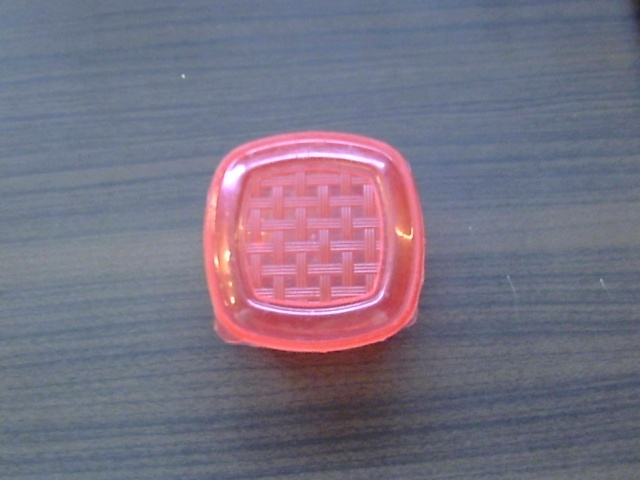
#> input picture cube_detector/dataset/positives_raw/img_002.jpg, 640 x 480 px, found by its file name; its folder holds only this picture in this run
$ python auto_label.py
#> lines starting #> are read from the running program, lines starting #| are printed output that depends on the picture; after the words box and inside, x2 and y2 are one past the last pixel; in counts of white or black regions, pixels touching at a corner belong together
"""
auto_label.py
Auto-generates YOLO bounding box labels using color-based detection.
Best for objects with a distinct color (like your orange charger)
against a fairly consistent background.

Usage:
    python auto_label.py --img_dir dataset/positives_raw
"""
import cv2, os, argparse

def main(img_dir):
#> called with img_dir = 'dataset/positives_raw'
    files = [f for f in os.listdir(img_dir) if f.lower().endswith((".jpg", ".jpeg", ".png"))]
    saved, skipped = 0, 0

    for fname in files:
        path = os.path.join(img_dir, fname)
        img = cv2.imread(path)
#> img is the input picture: shape (480, 640, 3); mean B, G, R 130.5, 113.1, 120
        h, w = img.shape[:2]
#> h = 480; w = 640

        hsv = cv2.cvtColor(img, cv2.COLOR_BGR2HSV)
#> hsv: shape (480, 640, 3); mean H, S, V 118.4, 59.6, 141.3

        # Orange/red range in HSV -- adjust if detection misses your object
        lower1 = (0, 100, 100)
        upper1 = (15, 255, 255)
        lower2 = (165, 100, 100)
        upper2 = (180, 255, 255)

        mask = cv2.inRange(hsv, lower1, upper1) | cv2.inRange(hsv, lower2, upper2)
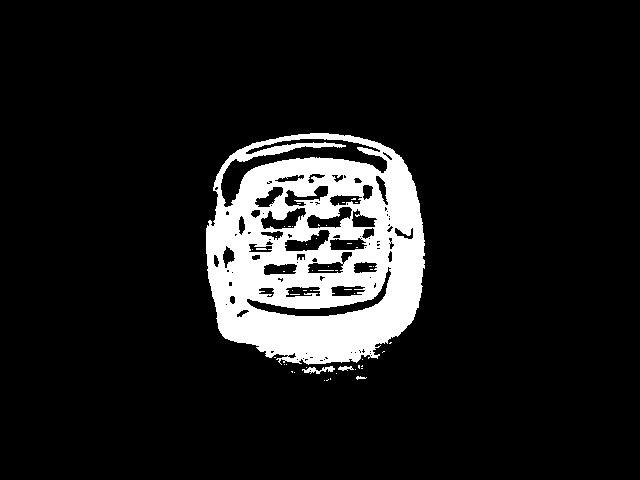
#> mask: shape (480, 640); 10.8% white; 51 white regions (46 under 20 px), largest, box (x1, y1, x2, y2) and area: (206, 133, 425, 365) 32804, (302, 366, 335, 374) 123, (338, 366, 354, 371) 49, (356, 376, 367, 380) 24, (256, 248, 267, 250) 21
        mask = cv2.morphologyEx(mask, cv2.MORPH_CLOSE, (9, 9))
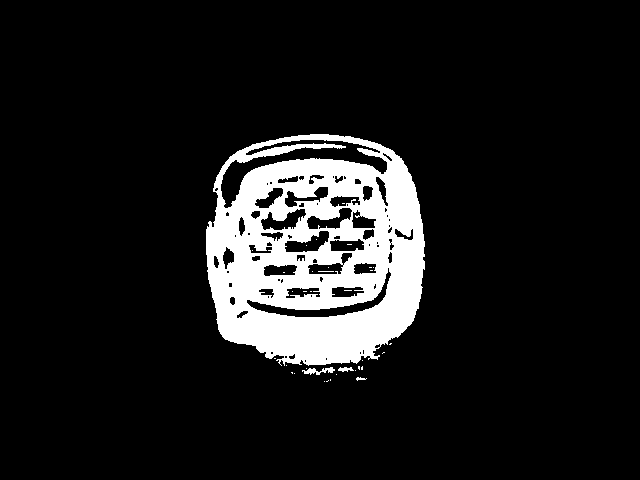
#> mask: shape (480, 640); 10.9% white; 35 white regions (31 under 20 px)

        contours, _ = cv2.findContours(mask, cv2.RETR_EXTERNAL, cv2.CHAIN_APPROX_SIMPLE)
#> contours = 19 contours, 16 with area under 20; largest, box (x1, y1, x2, y2) and area: (206, 134, 425, 366) 42347, (302, 367, 335, 375) 84, (338, 367, 354, 372) 34
        if not contours:
            skipped += 1
            continue

        biggest = max(contours, key=cv2.contourArea)
#> biggest = contour of 401 points, box (x1, y1, x2, y2) (206, 134, 425, 366), area 42347
        if cv2.contourArea(biggest) < 500:  # too small, probably noise
            skipped += 1
            continue

        x, y, bw, bh = cv2.boundingRect(biggest)
#> x = 206; y = 134; bw = 219; bh = 232

        # Convert to YOLO format: class x_center y_center width height (normalized)
        x_center = (x + bw / 2) / w
#> x_center = 0.493
        y_center = (y + bh / 2) / h
#> y_center = 0.521
        norm_w = bw / w
#> norm_w = 0.342
        norm_h = bh / h
#> norm_h = 0.483

        label_path = os.path.join(img_dir, os.path.splitext(fname)[0] + ".txt")
        with open(label_path, "w") as f:
            f.write(f"0 {x_center:.6f} {y_center:.6f} {norm_w:.6f} {norm_h:.6f}\n")

        saved += 1

    print(f"Auto-labeled: {saved}, Skipped (no detection): {skipped}")
    print("IMPORTANT: open these in LabelImg afterward and spot-check / fix boxes before training.")

if __name__ == "__main__":
    p = argparse.ArgumentParser()
    p.add_argument("--img_dir", type=str, default="dataset/positives_raw")
    args = p.parse_args()
    main(args.img_dir)

$ run again, on cube_detector/dataset/positives_raw/img_006.jpg
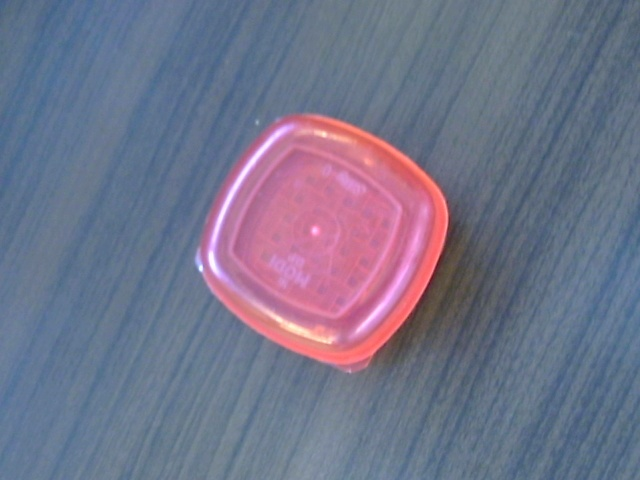
#> input picture cube_detector/dataset/positives_raw/img_006.jpg, 640 x 480 px, found by its file name
#> in main, img is the input picture: shape (480, 640, 3); mean B, G, R 138.8, 115.9, 114.6
#> hsv: shape (480, 640, 3); mean H, S, V 113, 77.3, 147.4
#> in main, `mask = cv2.inRange(hsv, lower1, upper1) | cv2.inRange(hsv, lower2, upp..`:
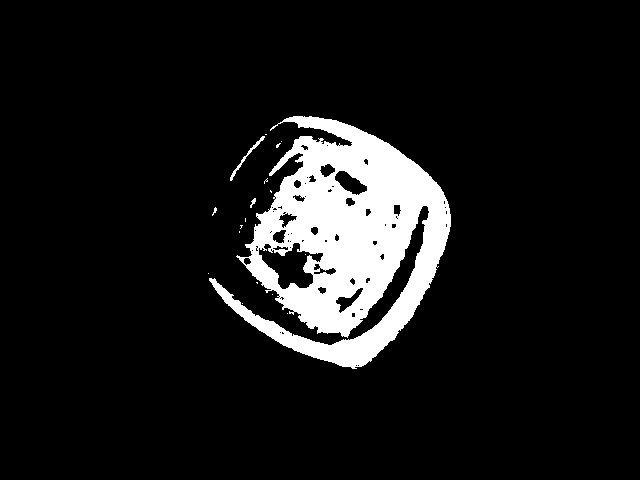
#> mask: shape (480, 640); 9.7% white; 18 white regions (15 under 20 px), largest, box (x1, y1, x2, y2) and area: (209, 116, 451, 369) 29400, (230, 136, 265, 181) 150, (250, 198, 256, 208) 28
#> in main, `mask = cv2.morphologyEx(mask, cv2.MORPH_CLOSE, (9, 9))`:
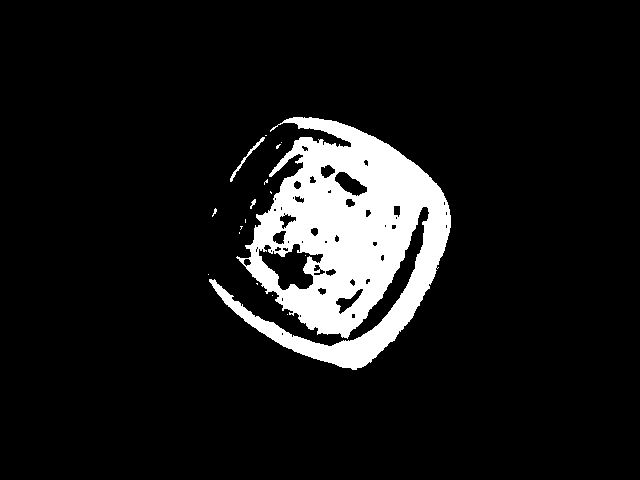
#> mask: shape (480, 640); 9.7% white; 17 white regions (14 under 20 px)
#> contours = 16 contours, 14 with area under 20; largest, box (x1, y1, x2, y2) and area: (209, 117, 451, 370) 31848, (230, 137, 265, 182) 100
#> biggest = contour of 946 points, box (x1, y1, x2, y2) (209, 117, 451, 370), area 31848
#> x = 209; y = 117; bw = 242; bh = 253
#> x_center = 0.516
#> y_center = 0.507
#> norm_w = 0.378
#> norm_h = 0.527

$ run again, on cube_detector/dataset/positives_raw/img_007.jpg
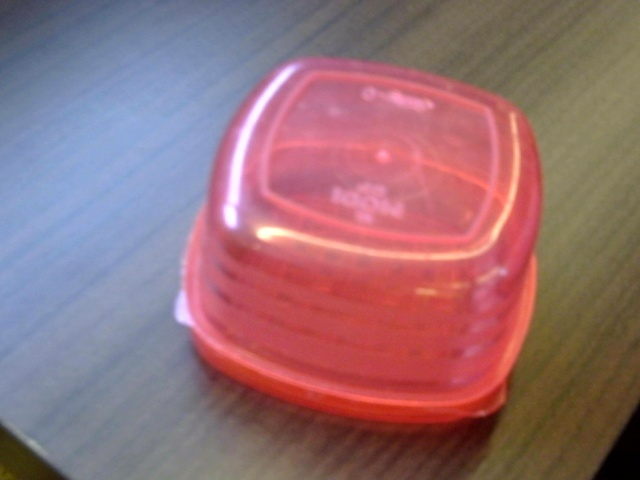
#> input picture cube_detector/dataset/positives_raw/img_007.jpg, 640 x 480 px, found by its file name
#> in main, img is the input picture: shape (480, 640, 3); mean B, G, R 117.9, 111.2, 149.7
#> hsv: shape (480, 640, 3); mean H, S, V 88.6, 102.2, 165
#> in main, `mask = cv2.inRange(hsv, lower1, upper1) | cv2.inRange(hsv, lower2, upp..`:
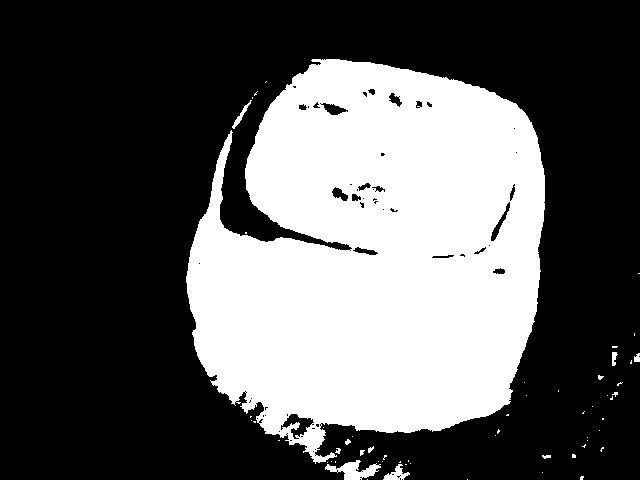
#> mask: shape (480, 640); 34.8% white; 59 white regions (48 under 20 px), largest, box (x1, y1, x2, y2) and area: (186, 59, 545, 464) 105737, (325, 460, 381, 480) 536, (383, 464, 410, 480) 196
#> in main, `mask = cv2.morphologyEx(mask, cv2.MORPH_CLOSE, (9, 9))`:
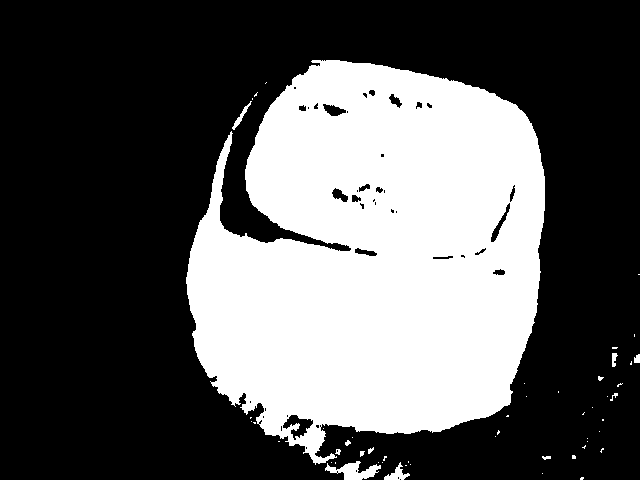
#> mask: shape (480, 640); 34.9% white; 53 white regions (41 under 20 px)
#> contours = 53 contours, 47 with area under 20; largest, box (x1, y1, x2, y2) and area: (186, 60, 545, 465) 106456, (325, 461, 381, 480) 455, (384, 462, 410, 480) 152, (232, 101, 252, 130) 84, (612, 353, 618, 367) 38, (634, 354, 640, 363) 32
#> biggest = contour of 964 points, box (x1, y1, x2, y2) (186, 60, 545, 465), area 106456
#> x = 186; y = 60; bw = 359; bh = 405
#> x_center = 0.571
#> y_center = 0.547
#> norm_w = 0.561
#> norm_h = 0.844

$ run again, on cube_detector/dataset/positives_raw/img_009.jpg
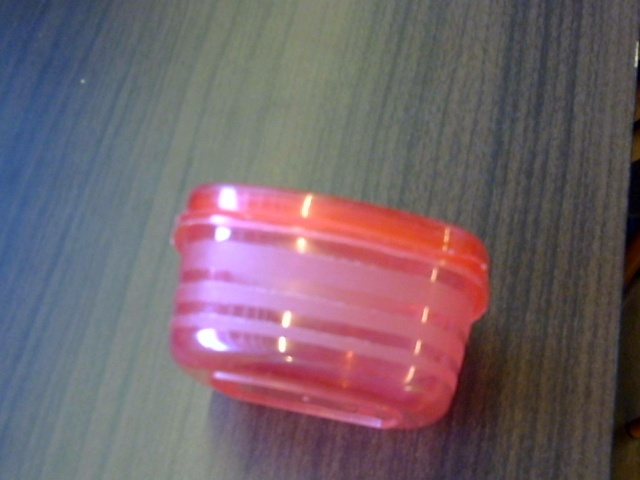
#> input picture cube_detector/dataset/positives_raw/img_009.jpg, 640 x 480 px, found by its file name
#> in main, img is the input picture: shape (480, 640, 3); mean B, G, R 106.5, 99, 115.5
#> hsv: shape (480, 640, 3); mean H, S, V 90.4, 65.2, 126.5
#> in main, `mask = cv2.inRange(hsv, lower1, upper1) | cv2.inRange(hsv, lower2, upp..`:
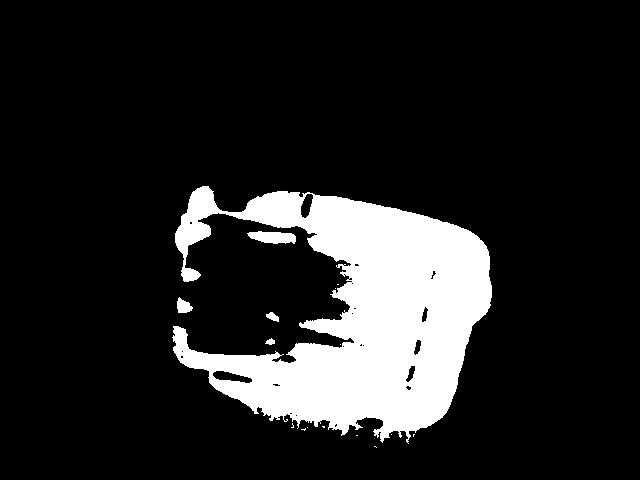
#> mask: shape (480, 640); 14.1% white; 16 white regions (11 under 20 px), largest, box (x1, y1, x2, y2) and area: (172, 186, 492, 444) 42636, (247, 231, 296, 244) 463, (177, 297, 193, 313) 170, (266, 312, 279, 322) 77, (265, 338, 275, 345) 44
#> in main, `mask = cv2.morphologyEx(mask, cv2.MORPH_CLOSE, (9, 9))`:
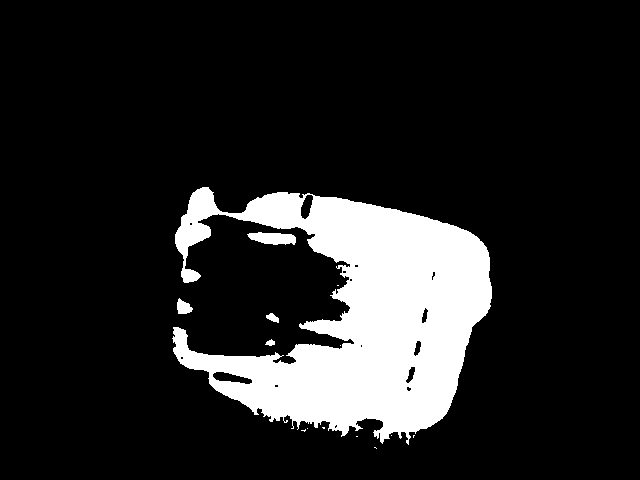
#> mask: shape (480, 640); 14.2% white; 14 white regions (9 under 20 px)
#> contours = 14 contours, 9 with area under 20; largest, box (x1, y1, x2, y2) and area: (172, 187, 492, 445) 42462, (247, 232, 296, 245) 410, (177, 298, 193, 314) 146, (266, 313, 279, 323) 61, (265, 339, 275, 346) 32
#> biggest = contour of 1028 points, box (x1, y1, x2, y2) (172, 187, 492, 445), area 42462
#> x = 172; y = 187; bw = 320; bh = 258
#> x_center = 0.519
#> y_center = 0.658
#> norm_w = 0.5
#> norm_h = 0.537

$ run again, on cube_detector/dataset/positives_raw/img_003.jpg
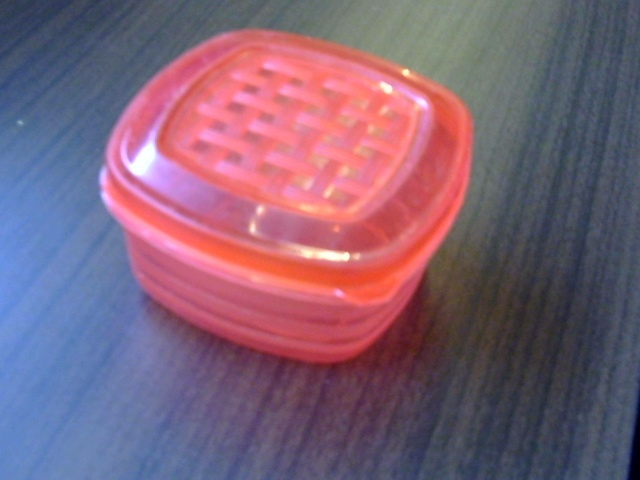
#> input picture cube_detector/dataset/positives_raw/img_003.jpg, 640 x 480 px, found by its file name
#> in main, img is the input picture: shape (480, 640, 3); mean B, G, R 119.1, 98.3, 127.4
#> hsv: shape (480, 640, 3); mean H, S, V 114.5, 93.8, 150.9
#> in main, `mask = cv2.inRange(hsv, lower1, upper1) | cv2.inRange(hsv, lower2, upp..`:
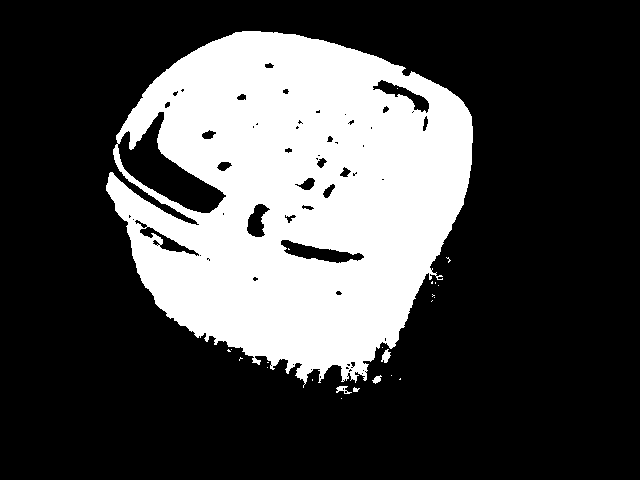
#> mask: shape (480, 640); 28.1% white; 24 white regions (19 under 20 px), largest, box (x1, y1, x2, y2) and area: (106, 31, 473, 388) 85934, (381, 349, 391, 363) 81, (336, 386, 352, 394) 62, (372, 375, 382, 384) 48, (353, 387, 360, 392) 23
#> in main, `mask = cv2.morphologyEx(mask, cv2.MORPH_CLOSE, (9, 9))`:
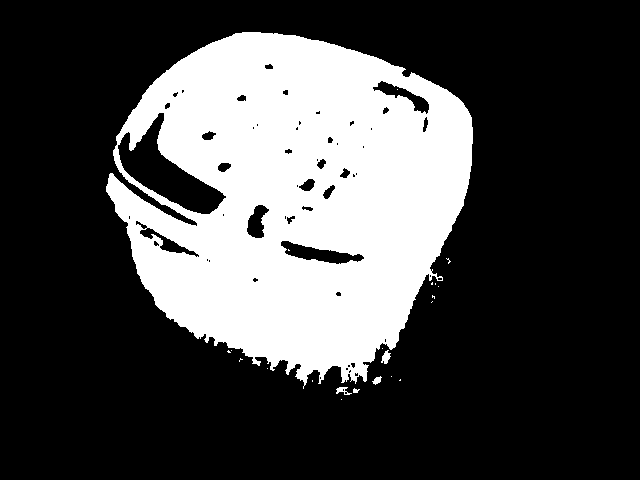
#> mask: shape (480, 640); 28.1% white; 22 white regions (17 under 20 px)
#> contours = 20 contours, 16 with area under 20; largest, box (x1, y1, x2, y2) and area: (106, 32, 473, 389) 92518, (381, 350, 391, 364) 62, (336, 387, 352, 395) 46, (372, 376, 382, 385) 36
#> biggest = contour of 868 points, box (x1, y1, x2, y2) (106, 32, 473, 389), area 92518
#> x = 106; y = 32; bw = 367; bh = 357
#> x_center = 0.452
#> y_center = 0.439
#> norm_w = 0.573
#> norm_h = 0.744
